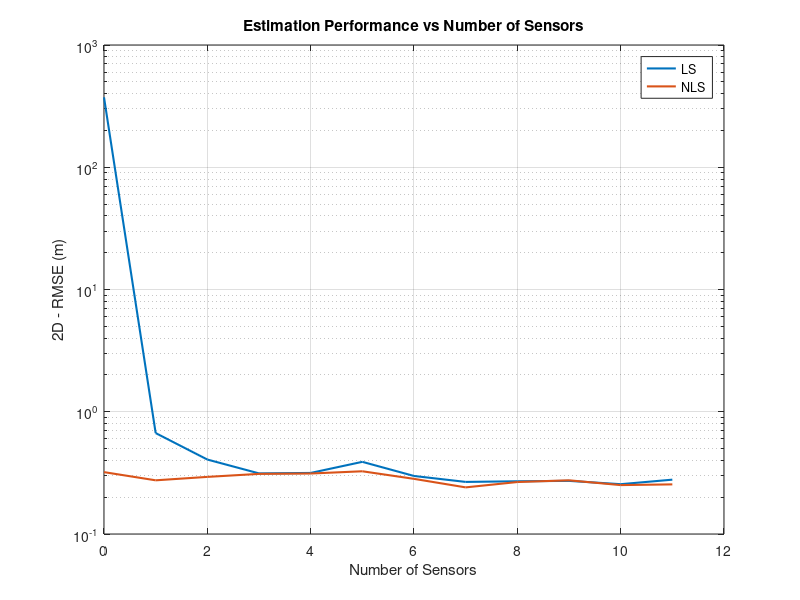
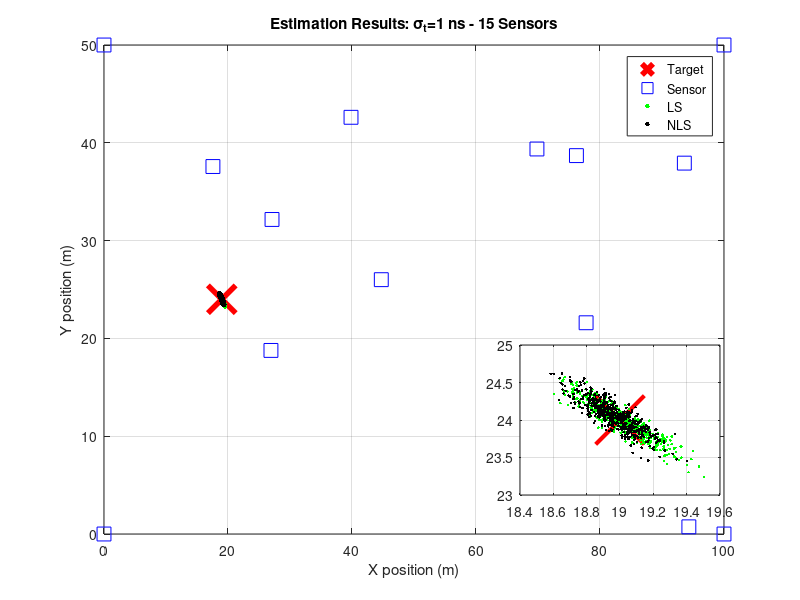

Recreate these plots in MATLAB, in order.
%% 2D TDOA Localization example
%% Effects of Number of Sensors
%% Sensor positions are assumed to be perfectly known
clear; close; clc;

xt=[19 24]';   % Target Location (true)
x0=[0 0]';     % Reference Sensor Location (simplifies the equations)
x1=[0 50]';   
x2=[100 0]';
x3=[100 50]';

Ns=15;  % number of sensors

N=0:Ns-4; % sensors other than 4 reference sensors
for nn=1:length(N)
  xsn=100*rand(1,N(nn));
  ysn=50*rand(1,N(nn));
  ps=[xsn;ysn];
  %% Matrix Form of Sensor Locations
  xs=[x0 x1 x2 x3 ps];
  Ns=max(size(xs));
  %%
  c=3e8; % Speed of light (m/s)
  dr = xt.*ones(2,Ns)-xs;
  rs = diag(sqrt(dr'*dr)); % target to sensor range vector
  %%
  MC=500; % Number of Monte Carlo runs
  std=1e-9; % Timing error standard deviation(sec)
  n=std*randn(Ns-1,MC);
  %% Measurement TDOA Generation
  dt=(1/c)*(rs(2:Ns)-rs(1)*ones(Ns-1,1))*ones(1,MC)+n; % TDOAs for each MC RUN

  for k=1:MC
      b=-diag(xs(:,2:end)'*xs(:,2:end))+c^2*dt(:,k).^2;
     %% Linear Solution
      A=-2*[xs(:,2:end);
            c*dt(:,k)']';
      xest1(:,k)=(A'*A)^-1*A'*b;
      er1(:,k)=xt-xest1(1:2,k);
      %% Nonlinear Solution
      d=c*[dt(:,k)];                
      xc=[50 50]'; % initial estimate (center of the area)
      for mm=1:10  % For loop is used instead of checking |dx|<epsilon in while loop
          dy = b + 2*d*sqrt(xc'*xc)+2*xs(:,2:end)'*xc;
          H=-2*[d*(1/sqrt(xc'*xc))*xc(1)+2*xs(1,2:end)' d*(1/sqrt(xc'*xc))*xc(2)+2*xs(2,2:end)'];
          dx=(H'*H)^-1*H'*dy;
          xc=xc+dx;
      end
      xest2(:,k)=xc;
      er2(:,k)=xt-xest2(1:2,k);
  end
  rmse1(nn)=sqrt((1/MC)*sum(sum(er1.^2,2),1));
  rmse2(nn)=sqrt((1/MC)*sum(sum(er2.^2,2),1));
end

figure
semilogy(N,rmse1,'LineWidth',1.5); hold on;
semilogy(N,rmse2,'LineWidth',1.5); hold on; grid on;
legend('LS','NLS');
xlabel('Number of Sensors');
ylabel('2D - RMSE (m)');
title('Estimation Performance vs Number of Sensors');


figure
plot(xt(1),xt(2),'x','linewidth',4,'markersize',20,'color','r'); hold on;
plot(xs(1,:),xs(2,:),'s','markersize',10,'color','b'); hold on; grid on;
plot(xest1(1,:),xest1(2,:),'.','markersize',10,'color','g'); hold on;
plot(xest2(1,:),xest2(2,:),'.','markersize',10,'color','k');  hold on; grid on;
xlabel('X position (m)');
ylabel('Y position (m)');
legend('Target','Sensor','LS','NLS');
str = sprintf('Estimation Results: \\sigma_t=%d ns - %d Sensors',std*1e9,Ns);
title(str);

axes('position',[.65 .175 .25 .25]);
box on % put box around new pair of axes
index= (xest1(1,:) < xt(1)+4*rmse1(end)) & (xest1(1,:) > xt(1)-4*rmse1(end)); % range of estimate indexes around true value
plot(xt(1),xt(2),'x','linewidth',3,'markersize',35,'color','r'); hold on;
plot(xest1(1,index),xest1(2,index),'.','color','g'); hold on;
plot(xest2(1,index),xest2(2,index),'.','color','k'); grid on;% plot on new axes
##axis tight
